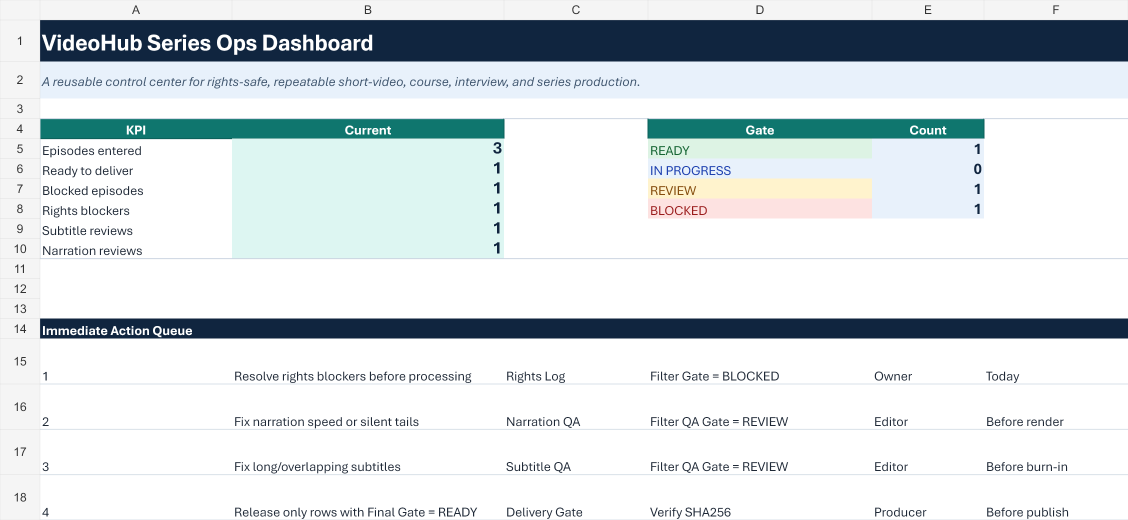
#> input picture docs/assets/series-ops-kit/01-dashboard.png, 2256 x 1040 px (shown at 1/2 size)
$ python -i build_video_catalog.py   (imports and definitions only)   (older library calls are emulated)
#> lines starting #> are read from the running program, lines starting #| are printed output that depends on the picture
#!/usr/bin/env python3
from __future__ import annotations

import argparse
import csv
import json
import math
import subprocess
from concurrent.futures import ThreadPoolExecutor, as_completed
from pathlib import Path

import cv2
import numpy as np
from PIL import Image, ImageDraw, ImageFont


VIDEO_EXTENSIONS = {".mp4", ".mkv", ".mov", ".avi", ".webm", ".m4v", ".ts"}


# [51 lines left out: functions probe_duration, extract_frame, normalize, not called in this run]


def metrics(path: Path) -> dict:
    image = cv2.imread(str(path))
#> image is the input picture: shape (1040, 2256, 3); mean B, G, R 224.4, 221.2, 214
    if image is None:
        raise RuntimeError(f"Cannot read frame: {path}")
    gray = cv2.cvtColor(image, cv2.COLOR_BGR2GRAY)
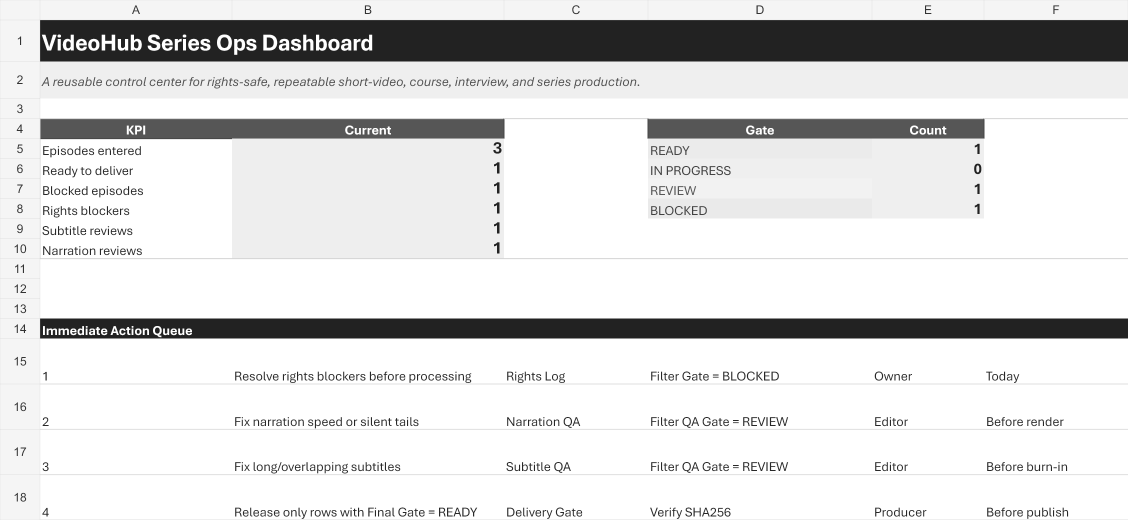
#> gray: shape (1040, 2256) (shown at 1/2 size); min 34, max 255, mean 219.4
    hsv = cv2.cvtColor(image, cv2.COLOR_BGR2HSV)
#> hsv: shape (1040, 2256, 3); mean H, S, V 32.4, 31.8, 225.6
    luminance = gray.astype(np.float32)
    histogram = cv2.calcHist([hsv], [0, 1], None, [24, 16], [0, 180, 0, 256])
    cv2.normalize(histogram, histogram)
    return {
        "sharpness": float(cv2.Laplacian(gray, cv2.CV_64F).var()),
        "contrast": float(luminance.std()),
        "saturation": float(hsv[:, :, 1].mean()),
        "brightness": float(luminance.mean()),
        "dark_ratio": float(np.mean(luminance < 10)),
        "bright_ratio": float(np.mean(luminance > 245)),
        "histogram": histogram.flatten().astype(np.float32),
    }


# [74 lines left out: functions histogram_distance, choose_candidates, not called in this run]


def font(size: int) -> ImageFont.FreeTypeFont | ImageFont.ImageFont:
    path = Path(r"C:\Windows\Fonts\msyh.ttc")
    return ImageFont.truetype(str(path), size) if path.exists() else ImageFont.load_default()


# [167 lines left out: functions make_sheets, gather_videos, main, not called in this run]


# [2 lines not run here, left out]

>>> result = metrics('../../../../docs/assets/series-ops-kit/01-dashboard.png')
#> result = 7 items
